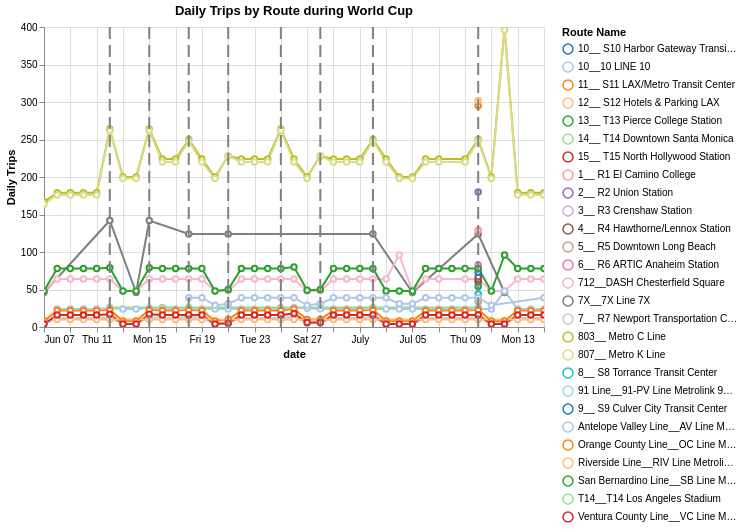

The notebook cell this image was saved under:
### Code cell
import chart_utils

chart_utils.trip_chart_with_event_dates(
    daily_trips_by_route, wc_vars.sofi_dates, color_col="route_name"
).properties(
    title= "Daily Trips by Route during World Cup",
    width=500, height=300
)

### Figure 1 — Vega-Lite specification as saved in the notebook (floating-point values rounded to 4 significant figures; data arrays with more than 128 entries replaced by an {"elided": "..."} marker saying what was removed)
{"config": {"view": {"continuousWidth": 300, "continuousHeight": 300}}, "layer": [{"data": {"name": "data-ace5f979d9edf5793ebd8f71bbf53f1f"}, "mark": {"type": "line", "point": {"fill": "white", "filled": false}}, "encoding": {"color": {"field": "route_name", "scale": {"scheme": "category20"}, "title": "Route Name", "type": "nominal"}, "opacity": {"condition": [{"param": "param_b510e828d9ac2070", "value": 1}], "value": 0.1}, "tooltip": [{"field": "schedule_name", "type": "nominal"}, {"field": "service_date", "type": "temporal"}, {"field": "route_name", "type": "nominal"}, {"field": "n_trips", "type": "quantitative"}], "x": {"field": "service_date", "title": "date", "type": "temporal"}, "y": {"field": "n_trips", "title": "Daily Trips", "type": "quantitative"}}, "name": "view_6eefcd7e58162cf3_0"}, {"data": {"name": "data-0e9d840d4ff72d80d07004795638f1c5"}, "mark": {"type": "rule", "size": 2, "strokeDash": [12, 6]}, "encoding": {"color": {"field": "color", "scale": null, "type": "nominal"}, "x": {"field": "service_date", "type": "temporal"}}}], "height": 300, "params": [{"name": "param_1e9efca18e7a2868", "select": {"type": "interval", "encodings": ["x", "y"]}, "bind": "scales", "views": ["view_6eefcd7e58162cf3_0"]}, {"name": "param_b510e828d9ac2070", "select": {"type": "point", "fields": ["route_name"]}, "bind": "legend", "views": ["view_6eefcd7e58162cf3_0"]}], "title": "Daily Trips by Route during World Cup", "width": 500, "$schema": "https://vega.github.io/schema/vega-lite/v6.4.1.json", "datasets": {"data-ace5f979d9edf5793ebd8f71bbf53f1f": {"elided": "393 records"}, "data-0e9d840d4ff72d80d07004795638f1c5": [{"service_date": "2026-06-12T00:00:00", "color": "gray"}, {"service_date": "2026-06-15T00:00:00", "color": "gray"}, {"service_date": "2026-06-18T00:00:00", "color": "gray"}, {"service_date": "2026-06-21T00:00:00", "color": "gray"}, {"service_date": "2026-06-25T00:00:00", "color": "gray"}, {"service_date": "2026-06-28T00:00:00", "color": "gray"}, {"service_date": "2026-07-02T00:00:00", "color": "gray"}, {"service_date": "2026-07-10T00:00:00", "color": "gray"}]}}
